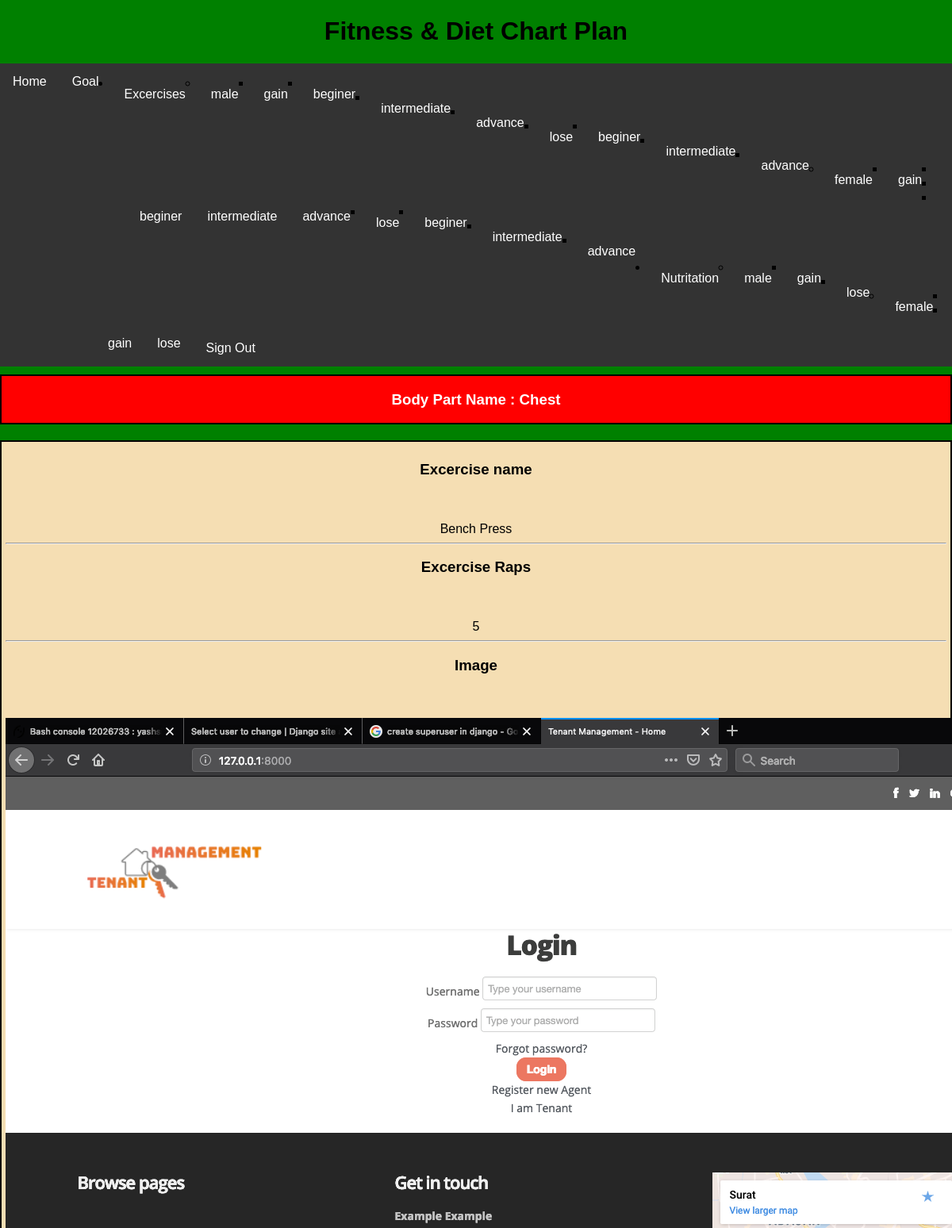
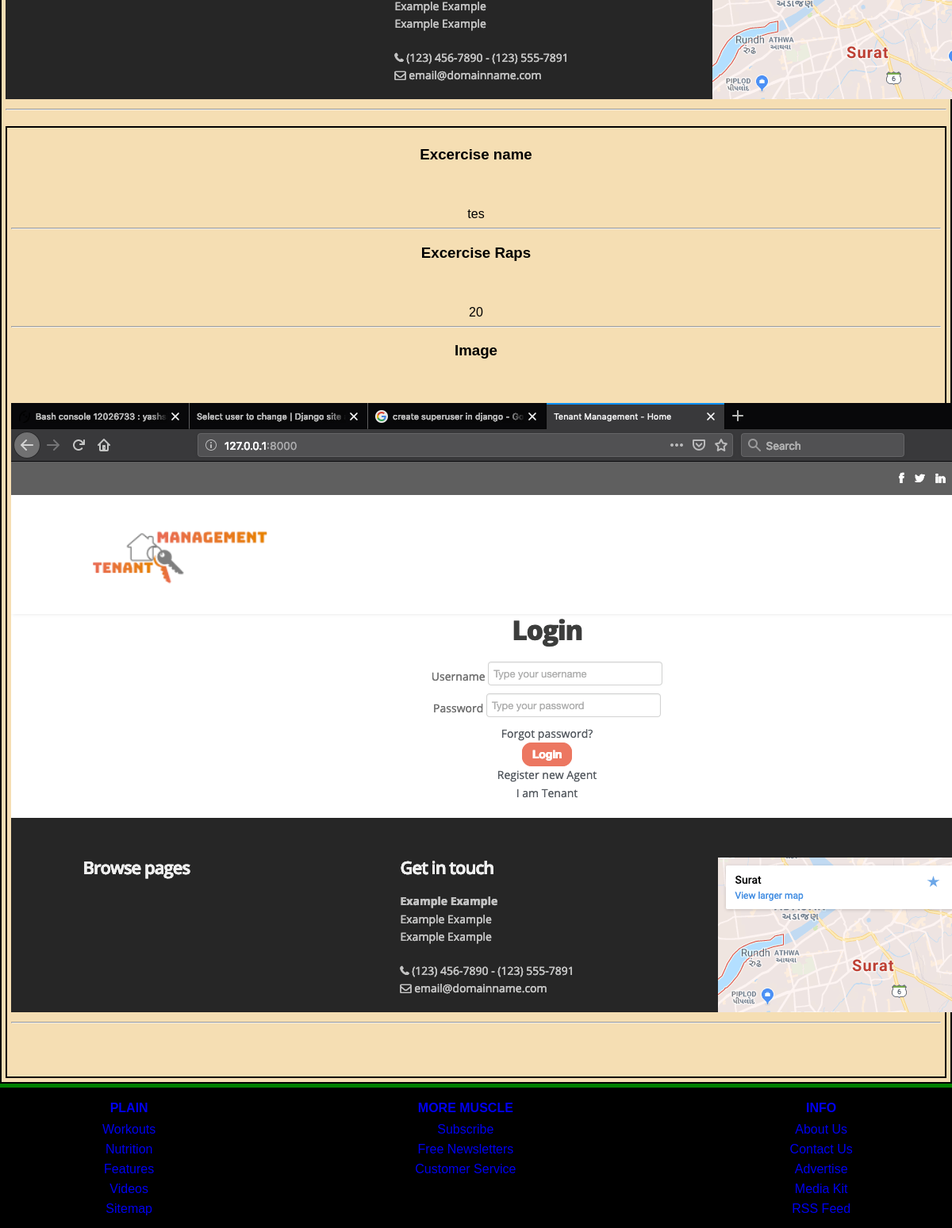
The app's page /excercise/male/gain/beginer/1/ (signed in), older data (2 pictures, top to bottom).
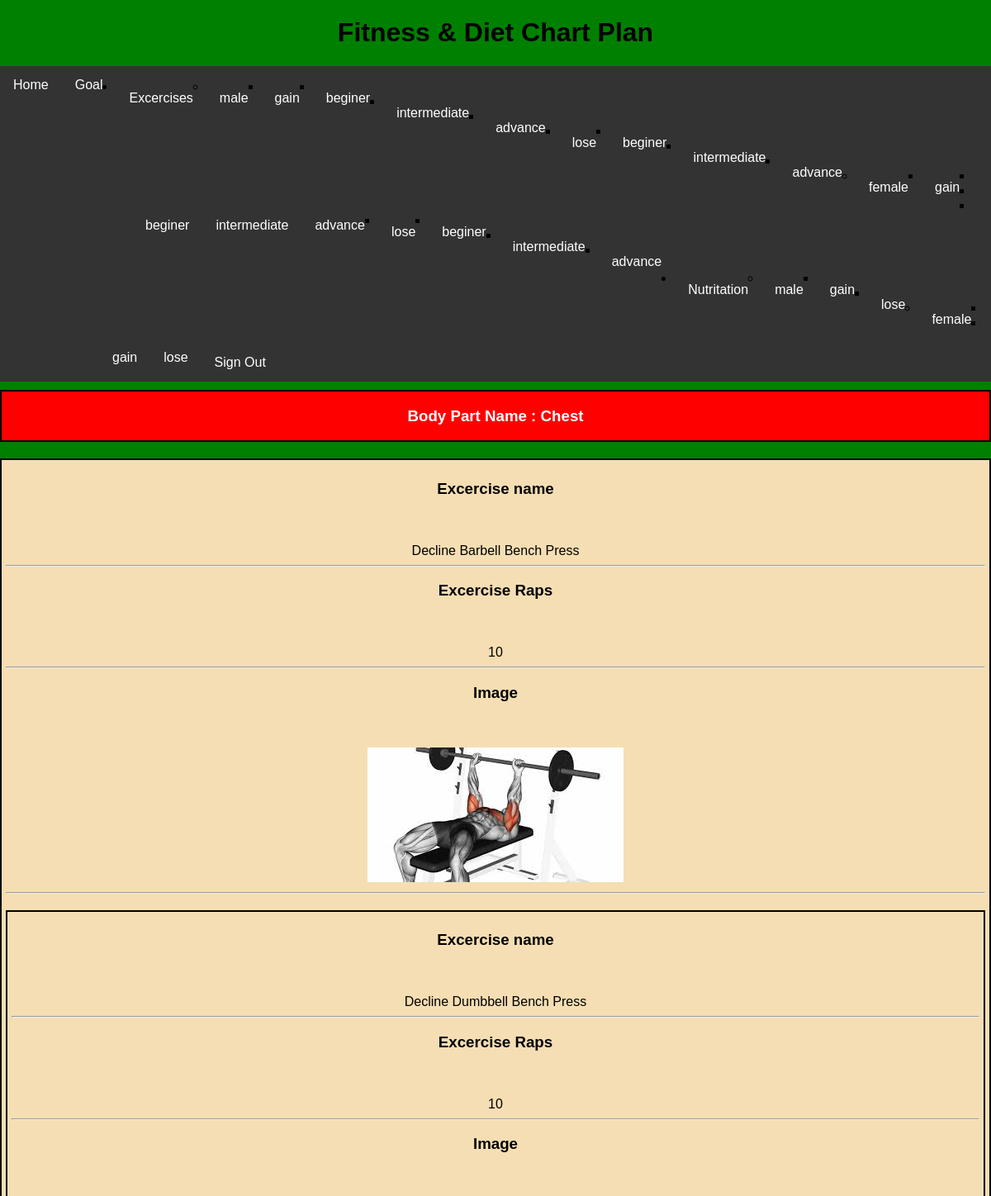
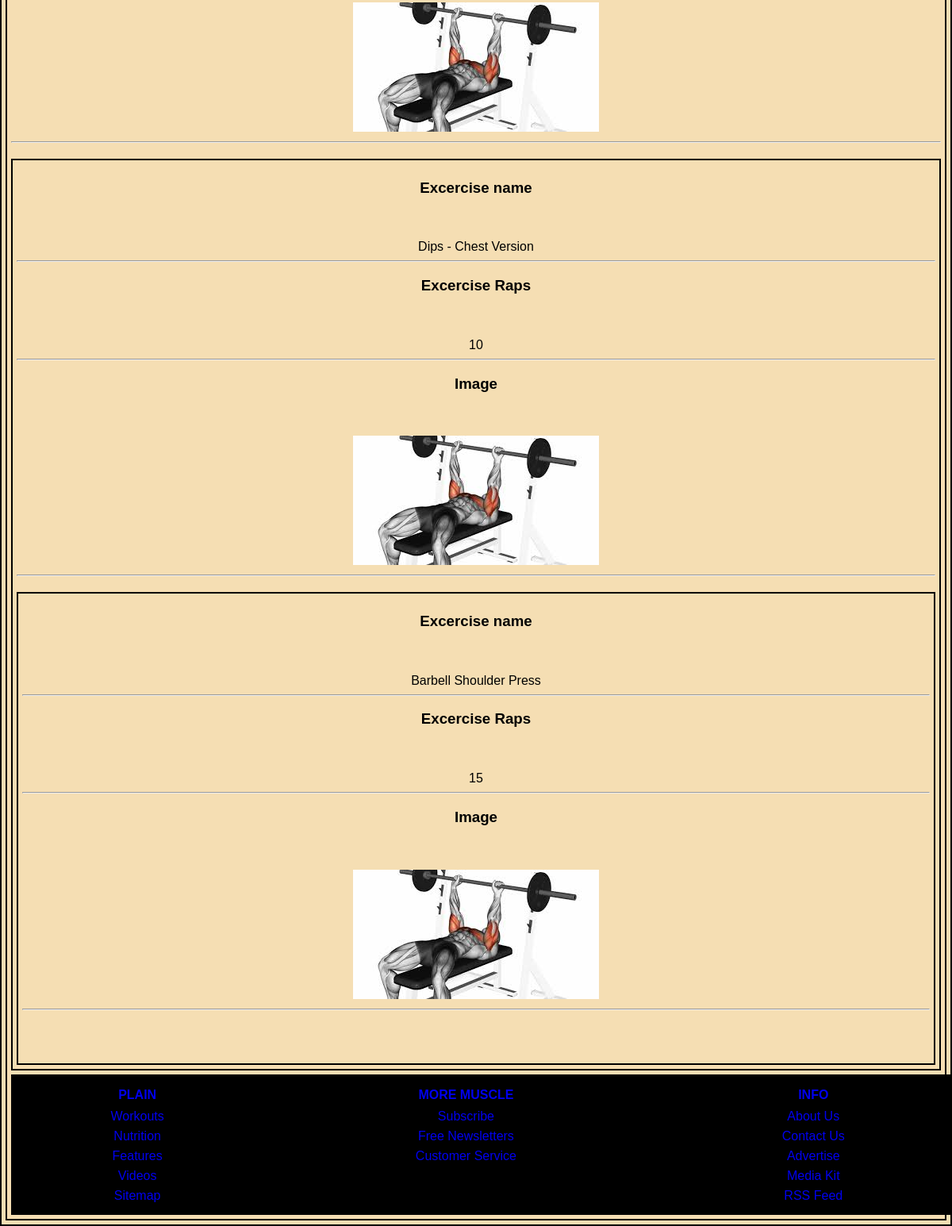
The same page, newer data (2 pictures, top to bottom).
### fitness/models.py (models this page shows, shortened)
class BodyPart(models.Model):
    name = models.CharField(max_length=255)

class BodyPartExcercise(models.Model):
    gender = models.CharField(choices=Gender.options, max_length=20, default=Gender.male)
    fitness_plan = models.CharField(choices=FitnessPlan.options, max_length=20, default=FitnessPlan.lose)
    fitness_level = models.CharField(choices=FitnessLevel.options, max_length=20, default=FitnessLevel.beginer)
    body_part = models.ForeignKey(BodyPart, on_delete=models.CASCADE)
    excercise = models.ForeignKey(Excercise, on_delete=models.CASCADE)
    reps = models.IntegerField(default=0)

class Excercise(models.Model):
    name = models.CharField(max_length=255)
    equipment = models.ForeignKey(Equipment, on_delete=models.CASCADE)
    image = models.ImageField(upload_to='excercises',null=True)

### fitness/views.py (the view)
# urls.py: path('excercise/<gender>/<fitness_plan>/<fitness_level>/<body_part>/',views.get_excercise_detail, name='get_excercise_detail'),
@login_required(login_url='/login/')
def get_excercise_detail(request, gender, fitness_plan, fitness_level, body_part):
    print(gender, fitness_plan, fitness_level)
    body_part = BodyPart.objects.get(pk=body_part)
    excercises = BodyPartExcercise.objects.filter(
        gender=gender,
        fitness_plan=fitness_plan,
        fitness_level=fitness_level,
        body_part=body_part
    )
    return render(request, 'show_excercise_detail.html', {
        'gender': gender,
        'fitness_plan': fitness_plan,
        'fitness_level': fitness_level,
        'body_part': body_part,
        'excercises': excercises,
    })

### fitness/templatetags/load_header.py (called while the page is built)
@register.inclusion_tag('excercise_header.html')
def load_excercises():
    data = {
        'genders' : list(dict(Gender.options).values()),
        'fitness_plans' : list(dict(FitnessPlan.options).values()),
        'fitness_levels' : list(dict(FitnessLevel.options).values()),
    }
    print(data)
    return data

@register.inclusion_tag('diet_header.html')
def load_diet():
    data = {
        'genders' : list(dict(Gender.options).values()),
        'fitness_plans' : list(dict(FitnessPlan.options).values()),
    }
    return data

### fitness/templates/show_excercise_detail.html (shortened to what this page needs)
{% extends 'base.html' %}
{% block body %}
<div class="excercisedisplaymain  ">
    <div class="bodypartname   ">
        <h3>Body Part Name : {{ body_part.name }}</h3>
    </div>
    {% for excercise in excercises %}
    <div class="excercisedisplay">
        <h3>Excercise name</h3> <br><br> {{excercise.excercise.name}}<hr>
         <h3>Excercise Raps</h3> <br><br> {{excercise.reps}}<hr>
         <h3>Image</h3> <br><br> <img src="\media\{{excercise.excercise.image}}"><hr>
    {% endfor %}
    </br></br></br></div>
</div>
{% endblock body %}

### fitness/templates/base.html (shortened to what this page needs)
<!DOCTYPE html>
{% load static %}
{% load load_header %}
<html>
<head>
</head>
<body>
    <div class="hed">
        <center>
            <h1> Fitness & Diet Chart Plan</h1>
        </center>
    </div>
    <div class="navbar">
		<a href="/">Home</a>
		<a href="/goal">Goal</a>
		<div class="wrapper row4">
			<nav id="mainav" class="hoc clear">
			  <ul class="clear">
					{% load_excercises %}
			  </ul>
			</nav>
		</div>
		<div class="wrapper row4">
			<nav id="mainav" class="hoc clear">
			  <ul class="clear">
				 {% load_diet %}
			  </ul>
			</nav>
		</div>
        {% if user.is_authenticated %}
            <a href="/logout/">Sign Out</a>
        {% else %}
            <a href="/register/">Sign Up</a>
            <a href="/login/">Sign In</a>
        {% endif %}
    </div>
    {% block body %}
    {% endblock %}
    <div class="footer">
        <div class="footercontant">
            <table style="width:100%">
                <tr>
                    <th><a href="#"> PLAIN</a></th>
                    <th><a href="#">MORE MUSCLE</a></th>
                    <th><a href="#">INFO</a></th>
                </tr>
                <tr>
                    <td><a href="#">Workouts</a></td>
                    <td><a href="#">Subscribe</a></td>
                    <td><a href="#">About Us</a></td>
                </tr>
                <tr>
                    <td><a href="#">Nutrition</a></td>
                    <td><a href="#">Free Newsletters</a></td>
                    <td><a href="#">Contact Us</a></td>
                </tr>
                <tr>
                    <td><a href="#">Features</a></td>
                    <td><a href="#">Customer Service</a></td>
                    <td><a href="#">Advertise</a></td>
                </tr>
                <tr>
                    <td><a href="#">Videos</a></td>
                    <td></td>
                    <td><a href="#">Media Kit</a></td>
                </tr>
                <tr>
                    <td><a href="#">Sitemap</a></td>
                    <td></td>
                    <td><a href="#">RSS Feed</a></td>
                </tr>
            </table>
        </div>
    </div>
</body>
</html>

### fitness/templates/excercise_header.html
<li class="dropdown">
    <a>Excercises</a>
    <ul>
        {% for gender in genders %}
            <li class="dropdown">
                <a>{{gender}}</a>
                <ul class="dropdown-menu">
                    {% for fitness_plan in fitness_plans %}
                        <li class="dropdown">
                            <a>{{fitness_plan}}</a>
                            <ul class="dropdown-menu">
                                {% for fitness_level in fitness_levels %}
                                <li><a href="/excercise/{{ gender }}/{{ fitness_plan }}/{{fitness_level}}/">{{fitness_level}}</a></li>
                                {% endfor %}
                            </ul>
                        </li>
                    {% endfor %}
                </ul>
            </li>
        {% endfor %}
    </ul>
</li>

### fitness/templates/diet_header.html
<li class="dropdown">
    <a>Nutritation</a>
    <ul>
        {% for gender in genders %}
            <li class="dropdown">
                <a>{{gender}}</a>
                <ul class="dropdown-menu">
                    {% for fitness_plan in fitness_plans %}
                        <li class="dropdown">
                            <a href="/diet/{{ gender }}/{{fitness_plan}}">{{fitness_plan}} </a>
                        </li>
                    {% endfor %}
                </ul>
            </li>
        {% endfor %}
    </ul>
</li>

Row changes from the older to the newer data that the page shows:
removed BodyPartExcercise: excercise.name "Bench Press", reps "5", excercise.image (picture)
removed BodyPartExcercise: excercise.name "tes", reps "20", excercise.image (picture)
added BodyPartExcercise: excercise.name "Decline Barbell Bench Press", reps "10", excercise.image (picture)
added BodyPartExcercise: excercise.name "Decline Dumbbell Bench Press", reps "10", excercise.image (picture)
added BodyPartExcercise: excercise.name "Dips - Chest Version", reps "10", excercise.image (picture)
added BodyPartExcercise: excercise.name "Barbell Shoulder Press", reps "15", excercise.image (picture)
